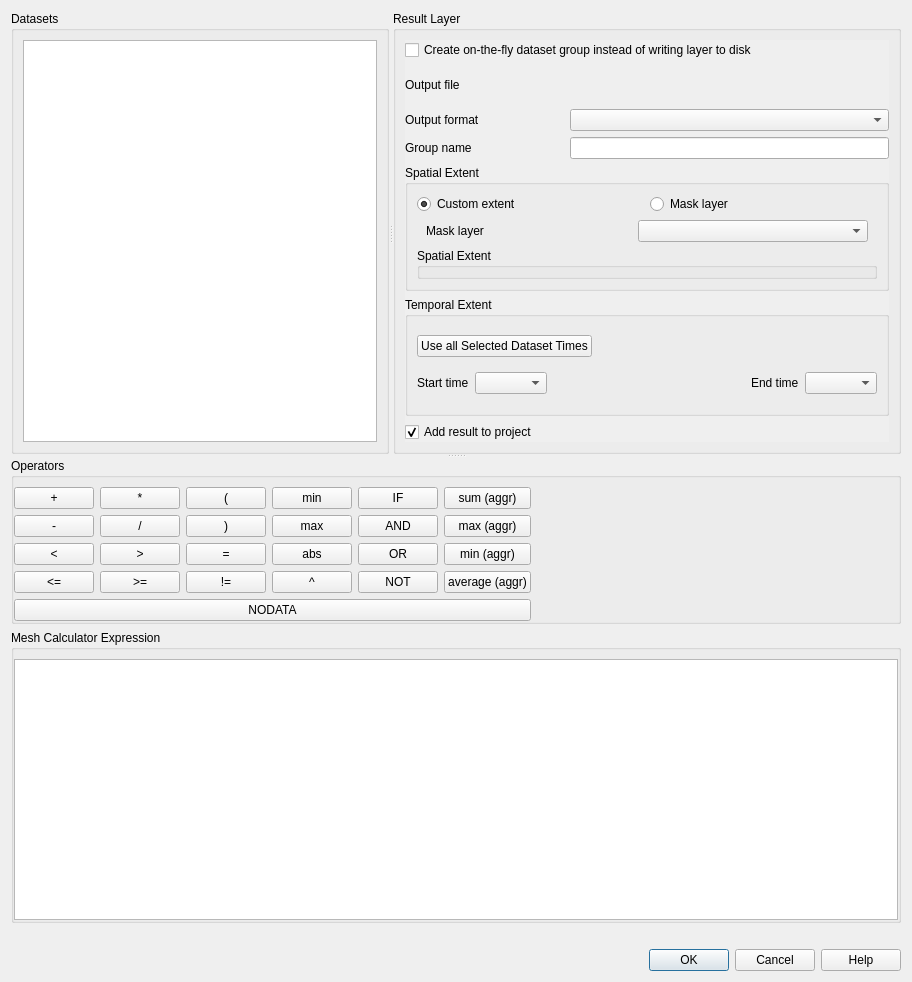
<?xml version="1.0" encoding="UTF-8"?>
<ui version="4.0">
 <class>QgsMeshCalculatorDialogBase</class>
 <widget class="QDialog" name="QgsMeshCalculatorDialogBase">
  <property name="geometry">
   <rect>
    <x>0</x>
    <y>0</y>
    <width>912</width>
    <height>982</height>
   </rect>
  </property>
  <property name="windowTitle">
   <string>Mesh Calculator</string>
  </property>
  <layout class="QVBoxLayout" name="verticalLayout_3">
   <item>
    <widget class="QgsScrollArea" name="scrollArea_2">
     <property name="frameShape">
      <enum>QFrame::Shape::NoFrame</enum>
     </property>
     <property name="widgetResizable">
      <bool>true</bool>
     </property>
     <widget class="QWidget" name="scrollAreaWidgetContents_2">
      <property name="geometry">
       <rect>
        <x>0</x>
        <y>0</y>
        <width>900</width>
        <height>906</height>
       </rect>
      </property>
      <layout class="QVBoxLayout" name="verticalLayout_7">
       <property name="leftMargin">
        <number>0</number>
       </property>
       <property name="topMargin">
        <number>0</number>
       </property>
       <property name="rightMargin">
        <number>0</number>
       </property>
       <property name="bottomMargin">
        <number>0</number>
       </property>
       <item>
        <widget class="QSplitter" name="splitter_2">
         <property name="orientation">
          <enum>Qt::Orientation::Vertical</enum>
         </property>
         <widget class="QSplitter" name="splitter">
          <property name="orientation">
           <enum>Qt::Orientation::Horizontal</enum>
          </property>
          <widget class="QGroupBox" name="mRasterBandsGroupBox">
           <property name="title">
            <string>Datasets</string>
           </property>
           <layout class="QGridLayout" name="gridLayout_2">
            <item row="0" column="0">
             <widget class="QListView" name="mDatasetsListWidget"/>
            </item>
           </layout>
          </widget>
          <widget class="QGroupBox" name="mResultGroupBox">
           <property name="title">
            <string>Result Layer</string>
           </property>
           <layout class="QVBoxLayout" name="verticalLayout_4">
            <item>
             <widget class="QgsScrollArea" name="scrollArea">
              <property name="frameShape">
               <enum>QFrame::Shape::NoFrame</enum>
              </property>
              <property name="widgetResizable">
               <bool>true</bool>
              </property>
              <widget class="QWidget" name="scrollAreaWidgetContents">
               <property name="geometry">
                <rect>
                 <x>0</x>
                 <y>0</y>
                 <width>509</width>
                 <height>406</height>
                </rect>
               </property>
               <layout class="QVBoxLayout" name="verticalLayout_6">
                <property name="leftMargin">
                 <number>0</number>
                </property>
                <property name="topMargin">
                 <number>0</number>
                </property>
                <property name="rightMargin">
                 <number>0</number>
                </property>
                <property name="bottomMargin">
                 <number>0</number>
                </property>
                <item>
                 <layout class="QGridLayout" name="gridLayout_5">
                  <item row="3" column="0">
                   <widget class="QLabel" name="mOutputFormatLabel_2">
                    <property name="text">
                     <string>Group name</string>
                    </property>
                   </widget>
                  </item>
                  <item row="0" column="0" colspan="3">
                   <widget class="QCheckBox" name="mUseVirtualProviderCheckBox">
                    <property name="layoutDirection">
                     <enum>Qt::LayoutDirection::LeftToRight</enum>
                    </property>
                    <property name="text">
                     <string>Create on-the-fly dataset group instead of writing layer to disk</string>
                    </property>
                    <property name="tristate">
                     <bool>false</bool>
                    </property>
                   </widget>
                  </item>
                  <item row="1" column="1" colspan="2">
                   <widget class="QgsFileWidget" name="mOutputDatasetFileWidget" native="true"/>
                  </item>
                  <item row="1" column="0">
                   <widget class="QLabel" name="mOutputDatasetFileLabel">
                    <property name="text">
                     <string>Output file</string>
                    </property>
                   </widget>
                  </item>
                  <item row="3" column="1" colspan="2">
                   <widget class="QLineEdit" name="mOutputGroupNameLineEdit"/>
                  </item>
                  <item row="2" column="0">
                   <widget class="QLabel" name="mOutputFormatLabel">
                    <property name="text">
                     <string>Output format</string>
                    </property>
                   </widget>
                  </item>
                  <item row="2" column="1" colspan="2">
                   <widget class="QComboBox" name="mOutputFormatComboBox"/>
                  </item>
                 </layout>
                </item>
                <item>
                 <widget class="QGroupBox" name="groupBox_3">
                  <property name="title">
                   <string>Spatial Extent</string>
                  </property>
                  <layout class="QVBoxLayout" name="verticalLayout_5">
                   <item>
                    <widget class="QWidget" name="horizontalWidget" native="true">
                     <layout class="QHBoxLayout" name="horizontalLayout_5">
                      <property name="leftMargin">
                       <number>0</number>
                      </property>
                      <property name="topMargin">
                       <number>0</number>
                      </property>
                      <property name="rightMargin">
                       <number>0</number>
                      </property>
                      <property name="bottomMargin">
                       <number>0</number>
                      </property>
                      <item>
                       <widget class="QRadioButton" name="useExtentCb">
                        <property name="text">
                         <string>Custom extent</string>
                        </property>
                        <property name="checked">
                         <bool>true</bool>
                        </property>
                        <attribute name="buttonGroup">
                         <string notr="true">buttonGroup</string>
                        </attribute>
                       </widget>
                      </item>
                      <item>
                       <widget class="QRadioButton" name="useMaskCb">
                        <property name="toolTip">
                         <string>Clips the datasets using features from vector polygon layer.</string>
                        </property>
                        <property name="text">
                         <string>Mask layer</string>
                        </property>
                        <attribute name="buttonGroup">
                         <string notr="true">buttonGroup</string>
                        </attribute>
                       </widget>
                      </item>
                     </layout>
                    </widget>
                   </item>
                   <item>
                    <widget class="QWidget" name="maskBox" native="true">
                     <layout class="QHBoxLayout" name="maskBoxLayout" stretch="0,0">
                      <property name="topMargin">
                       <number>0</number>
                      </property>
                      <property name="bottomMargin">
                       <number>0</number>
                      </property>
                      <item>
                       <widget class="QLabel" name="label_3">
                        <property name="minimumSize">
                         <size>
                          <width>206</width>
                          <height>0</height>
                         </size>
                        </property>
                        <property name="text">
                         <string>Mask layer</string>
                        </property>
                       </widget>
                      </item>
                      <item>
                       <widget class="QgsMapLayerComboBox" name="cboLayerMask">
                        <property name="sizePolicy">
                         <sizepolicy hsizetype="Expanding" vsizetype="Fixed">
                          <horstretch>0</horstretch>
                          <verstretch>0</verstretch>
                         </sizepolicy>
                        </property>
                        <property name="editable">
                         <bool>false</bool>
                        </property>
                       </widget>
                      </item>
                     </layout>
                    </widget>
                   </item>
                   <item>
                    <widget class="QgsExtentGroupBox" name="mExtentGroupBox">
                     <property name="title">
                      <string>Spatial Extent</string>
                     </property>
                    </widget>
                   </item>
                  </layout>
                 </widget>
                </item>
                <item>
                 <widget class="QGroupBox" name="groupBox_2">
                  <property name="title">
                   <string>Temporal Extent</string>
                  </property>
                  <layout class="QGridLayout" name="gridLayout_6">
                   <item row="1" column="2">
                    <spacer name="horizontalSpacer">
                     <property name="orientation">
                      <enum>Qt::Orientation::Horizontal</enum>
                     </property>
                     <property name="sizeHint" stdset="0">
                      <size>
                       <width>10</width>
                       <height>20</height>
                      </size>
                     </property>
                    </spacer>
                   </item>
                   <item row="1" column="3">
                    <widget class="QLabel" name="label_2">
                     <property name="text">
                      <string>End time</string>
                     </property>
                    </widget>
                   </item>
                   <item row="1" column="0">
                    <widget class="QLabel" name="label">
                     <property name="text">
                      <string>Start time</string>
                     </property>
                    </widget>
                   </item>
                   <item row="1" column="1">
                    <widget class="QComboBox" name="mStartTimeComboBox"/>
                   </item>
                   <item row="1" column="4">
                    <widget class="QComboBox" name="mEndTimeComboBox"/>
                   </item>
                   <item row="0" column="0" colspan="5">
                    <layout class="QHBoxLayout" name="horizontalLayout_2">
                     <item>
                      <widget class="QPushButton" name="mAllTimesButton">
                       <property name="text">
                        <string>Use all Selected Dataset Times</string>
                       </property>
                      </widget>
                     </item>
                     <item>
                      <spacer name="horizontalSpacer_2">
                       <property name="orientation">
                        <enum>Qt::Orientation::Horizontal</enum>
                       </property>
                       <property name="sizeHint" stdset="0">
                        <size>
                         <width>40</width>
                         <height>20</height>
                        </size>
                       </property>
                      </spacer>
                     </item>
                    </layout>
                   </item>
                  </layout>
                 </widget>
                </item>
                <item>
                 <widget class="QCheckBox" name="mAddResultToProjectCheckBox">
                  <property name="text">
                   <string>Add result to project</string>
                  </property>
                  <property name="checked">
                   <bool>true</bool>
                  </property>
                 </widget>
                </item>
               </layout>
              </widget>
             </widget>
            </item>
           </layout>
          </widget>
         </widget>
         <widget class="QWidget" name="verticalLayoutWidget">
          <layout class="QVBoxLayout" name="verticalLayout">
           <item>
            <widget class="QgsCollapsibleGroupBox" name="mOperatorsGroupBox">
             <property name="title">
              <string>Operators</string>
             </property>
             <layout class="QGridLayout" name="gridLayout">
              <property name="leftMargin">
               <number>0</number>
              </property>
              <property name="rightMargin">
               <number>0</number>
              </property>
              <property name="bottomMargin">
               <number>0</number>
              </property>
              <item row="0" column="0">
               <widget class="QPushButton" name="mPlusPushButton">
                <property name="text">
                 <string>+</string>
                </property>
               </widget>
              </item>
              <item row="0" column="1">
               <widget class="QPushButton" name="mMultiplyPushButton">
                <property name="text">
                 <string>*</string>
                </property>
               </widget>
              </item>
              <item row="0" column="2">
               <widget class="QPushButton" name="mOpenBracketPushButton">
                <property name="text">
                 <string>(</string>
                </property>
               </widget>
              </item>
              <item row="0" column="3">
               <widget class="QPushButton" name="mMinButton">
                <property name="text">
                 <string>min</string>
                </property>
               </widget>
              </item>
              <item row="0" column="4">
               <widget class="QPushButton" name="mIfButton">
                <property name="text">
                 <string>IF</string>
                </property>
               </widget>
              </item>
              <item row="0" column="5">
               <widget class="QPushButton" name="mSumAggrButton">
                <property name="text">
                 <string>sum (aggr)</string>
                </property>
               </widget>
              </item>
              <item row="0" column="6">
               <spacer name="horizontalSpacer_1">
                <property name="orientation">
                 <enum>Qt::Orientation::Horizontal</enum>
                </property>
                <property name="sizeHint" stdset="0">
                 <size>
                  <width>40</width>
                  <height>20</height>
                 </size>
                </property>
               </spacer>
              </item>
              <item row="1" column="0">
               <widget class="QPushButton" name="mMinusPushButton">
                <property name="text">
                 <string>-</string>
                </property>
               </widget>
              </item>
              <item row="1" column="1">
               <widget class="QPushButton" name="mDividePushButton">
                <property name="text">
                 <string>/</string>
                </property>
               </widget>
              </item>
              <item row="1" column="2">
               <widget class="QPushButton" name="mCloseBracketPushButton">
                <property name="text">
                 <string>)</string>
                </property>
               </widget>
              </item>
              <item row="1" column="3">
               <widget class="QPushButton" name="mMaxButton">
                <property name="text">
                 <string>max</string>
                </property>
               </widget>
              </item>
              <item row="1" column="4">
               <widget class="QPushButton" name="mAndButton">
                <property name="text">
                 <string>AND</string>
                </property>
               </widget>
              </item>
              <item row="1" column="5">
               <widget class="QPushButton" name="mMaxAggrButton">
                <property name="text">
                 <string>max (aggr)</string>
                </property>
               </widget>
              </item>
              <item row="2" column="0">
               <widget class="QPushButton" name="mLessButton">
                <property name="text">
                 <string>&lt;</string>
                </property>
               </widget>
              </item>
              <item row="2" column="1">
               <widget class="QPushButton" name="mGreaterButton">
                <property name="text">
                 <string>&gt;</string>
                </property>
               </widget>
              </item>
              <item row="2" column="2">
               <widget class="QPushButton" name="mEqualButton">
                <property name="text">
                 <string>=</string>
                </property>
               </widget>
              </item>
              <item row="2" column="3">
               <widget class="QPushButton" name="mAbsButton">
                <property name="text">
                 <string>abs</string>
                </property>
               </widget>
              </item>
              <item row="2" column="4">
               <widget class="QPushButton" name="mOrButton">
                <property name="text">
                 <string>OR</string>
                </property>
               </widget>
              </item>
              <item row="2" column="5">
               <widget class="QPushButton" name="mMinAggrButton">
                <property name="text">
                 <string>min (aggr)</string>
                </property>
               </widget>
              </item>
              <item row="3" column="0">
               <widget class="QPushButton" name="mLesserEqualButton">
                <property name="text">
                 <string>&lt;=</string>
                </property>
               </widget>
              </item>
              <item row="3" column="1">
               <widget class="QPushButton" name="mGreaterEqualButton">
                <property name="text">
                 <string>&gt;=</string>
                </property>
               </widget>
              </item>
              <item row="3" column="2">
               <widget class="QPushButton" name="mNotEqualButton">
                <property name="text">
                 <string>!=</string>
                </property>
               </widget>
              </item>
              <item row="3" column="3">
               <widget class="QPushButton" name="mPowButton">
                <property name="text">
                 <string>^</string>
                </property>
               </widget>
              </item>
              <item row="3" column="4">
               <widget class="QPushButton" name="mNotButton">
                <property name="text">
                 <string>NOT</string>
                </property>
               </widget>
              </item>
              <item row="3" column="5">
               <widget class="QPushButton" name="mAverageAggrButton">
                <property name="text">
                 <string>average (aggr)</string>
                </property>
               </widget>
              </item>
              <item row="4" column="0" colspan="6">
               <widget class="QPushButton" name="mNoDataButton">
                <property name="text">
                 <string>NODATA</string>
                </property>
               </widget>
              </item>
             </layout>
            </widget>
           </item>
           <item>
            <widget class="QGroupBox" name="groupBox">
             <property name="title">
              <string>Mesh Calculator Expression</string>
             </property>
             <layout class="QVBoxLayout" name="verticalLayout_2">
              <property name="leftMargin">
               <number>0</number>
              </property>
              <property name="rightMargin">
               <number>0</number>
              </property>
              <property name="bottomMargin">
               <number>0</number>
              </property>
              <item>
               <widget class="QTextEdit" name="mExpressionTextEdit"/>
              </item>
             </layout>
            </widget>
           </item>
          </layout>
         </widget>
        </widget>
       </item>
      </layout>
     </widget>
    </widget>
   </item>
   <item>
    <widget class="QLabel" name="mExpressionValidLabel">
     <property name="text">
      <string/>
     </property>
    </widget>
   </item>
   <item>
    <widget class="QDialogButtonBox" name="mButtonBox">
     <property name="orientation">
      <enum>Qt::Orientation::Horizontal</enum>
     </property>
     <property name="standardButtons">
      <set>QDialogButtonBox::StandardButton::Cancel|QDialogButtonBox::StandardButton::Help|QDialogButtonBox::StandardButton::Ok</set>
     </property>
    </widget>
   </item>
  </layout>
  <zorder>mButtonBox</zorder>
  <zorder>mExpressionValidLabel</zorder>
  <zorder>scrollArea_2</zorder>
 </widget>
 <customwidgets>
  <customwidget>
   <class>QgsCollapsibleGroupBox</class>
   <extends>QGroupBox</extends>
   <header>qgscollapsiblegroupbox.h</header>
   <container>1</container>
  </customwidget>
  <customwidget>
   <class>QgsFileWidget</class>
   <extends>QWidget</extends>
   <header>qgsfilewidget.h</header>
   <container>1</container>
  </customwidget>
  <customwidget>
   <class>QgsExtentGroupBox</class>
   <extends>QGroupBox</extends>
   <header>qgsextentgroupbox.h</header>
   <container>1</container>
  </customwidget>
  <customwidget>
   <class>QgsScrollArea</class>
   <extends>QScrollArea</extends>
   <header>qgsscrollarea.h</header>
   <container>1</container>
  </customwidget>
  <customwidget>
   <class>QgsMapLayerComboBox</class>
   <extends>QComboBox</extends>
   <header>qgsmaplayercombobox.h</header>
  </customwidget>
 </customwidgets>
 <tabstops>
  <tabstop>mDatasetsListWidget</tabstop>
  <tabstop>mUseVirtualProviderCheckBox</tabstop>
  <tabstop>mOutputFormatComboBox</tabstop>
  <tabstop>mOutputGroupNameLineEdit</tabstop>
  <tabstop>useExtentCb</tabstop>
  <tabstop>useMaskCb</tabstop>
  <tabstop>cboLayerMask</tabstop>
  <tabstop>mAllTimesButton</tabstop>
  <tabstop>mStartTimeComboBox</tabstop>
  <tabstop>mEndTimeComboBox</tabstop>
  <tabstop>mPlusPushButton</tabstop>
  <tabstop>mMultiplyPushButton</tabstop>
  <tabstop>mOpenBracketPushButton</tabstop>
  <tabstop>mMinButton</tabstop>
  <tabstop>mIfButton</tabstop>
  <tabstop>mSumAggrButton</tabstop>
  <tabstop>mMinusPushButton</tabstop>
  <tabstop>mDividePushButton</tabstop>
  <tabstop>mCloseBracketPushButton</tabstop>
  <tabstop>mMaxButton</tabstop>
  <tabstop>mAndButton</tabstop>
  <tabstop>mMaxAggrButton</tabstop>
  <tabstop>mLessButton</tabstop>
  <tabstop>mGreaterButton</tabstop>
  <tabstop>mEqualButton</tabstop>
  <tabstop>mAbsButton</tabstop>
  <tabstop>mOrButton</tabstop>
  <tabstop>mMinAggrButton</tabstop>
  <tabstop>mLesserEqualButton</tabstop>
  <tabstop>mGreaterEqualButton</tabstop>
  <tabstop>mNotEqualButton</tabstop>
  <tabstop>mPowButton</tabstop>
  <tabstop>mNotButton</tabstop>
  <tabstop>mAverageAggrButton</tabstop>
  <tabstop>mNoDataButton</tabstop>
  <tabstop>mExpressionTextEdit</tabstop>
  <tabstop>mButtonBox</tabstop>
 </tabstops>
 <resources/>
 <connections>
  <connection>
   <sender>mButtonBox</sender>
   <signal>accepted()</signal>
   <receiver>QgsMeshCalculatorDialogBase</receiver>
   <slot>accept()</slot>
   <hints>
    <hint type="sourcelabel">
     <x>248</x>
     <y>254</y>
    </hint>
    <hint type="destinationlabel">
     <x>157</x>
     <y>274</y>
    </hint>
   </hints>
  </connection>
  <connection>
   <sender>mButtonBox</sender>
   <signal>rejected()</signal>
   <receiver>QgsMeshCalculatorDialogBase</receiver>
   <slot>reject()</slot>
   <hints>
    <hint type="sourcelabel">
     <x>316</x>
     <y>260</y>
    </hint>
    <hint type="destinationlabel">
     <x>286</x>
     <y>274</y>
    </hint>
   </hints>
  </connection>
 </connections>
 <buttongroups>
  <buttongroup name="buttonGroup"/>
 </buttongroups>
</ui>
